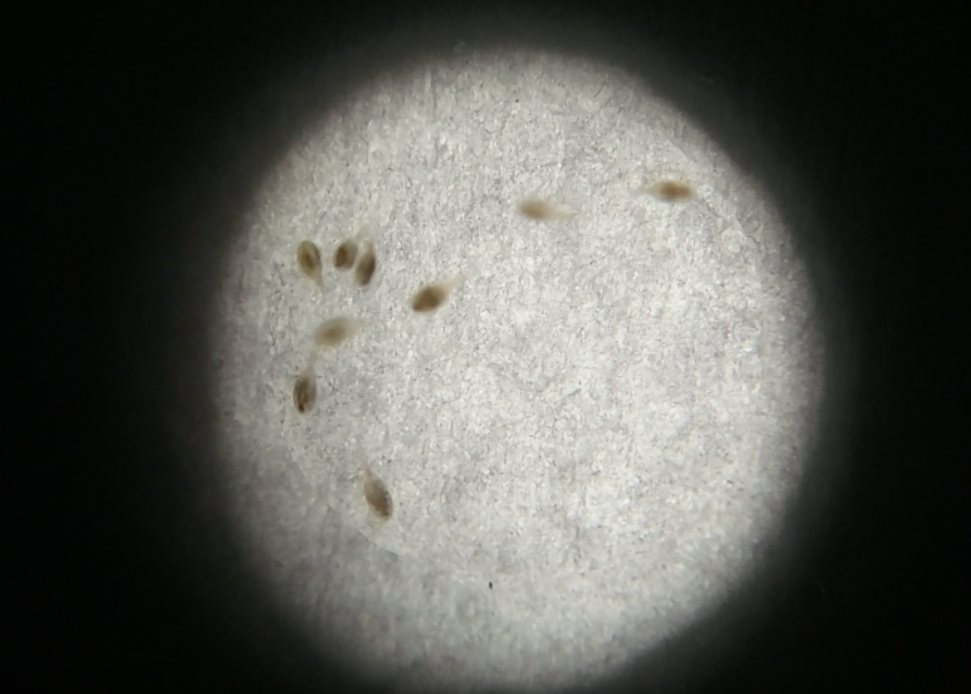
#> input picture img/copepods.png, 1942 x 1388 px, given in place of single_daphnia.MOV, which was not available (shown at 1/2 size)
$ python velocity.py
#> lines starting #> are read from the running program, lines starting #| are printed output that depends on the picture; after the words box and inside, x2 and y2 are one past the last pixel; in counts of white or black regions, pixels touching at a corner belong together; pictures that were not available may be replaced by others from this repository, and a replacement may not be noted
from collections import deque
import numpy as np
import argparse
import imutils
import cv2
from math import sqrt

### SET THE FOLLOWING TO MATCH REQUIRMENTS

useCamera = False # use a webcam or attached camera
saveVideo = True # save the edited video
drawTrail = True # draw a trail behind the object
resizeVideo = True # resize the video (if saveVideo = True, this must match the width in outputDims)
video = "img/single_daphnia.MOV" # title of input video (required if useCamera = False)
outputName = "output/vector_single_daphnia.avi" # name of output video (required if saveVideo = True)
outputDims = (640, 360) # resolution of output video (best to match that of input, required if saveVideo = True)
maxTrail = 6000 # maximum points to draw in the trail (required if drawTrail = True)
videoWidth = 640 # width for video resizing (required if resizeVideo = True)
savePos = False
#single_daphnia
hsvLow = (0, 46, 93) # the lower HSV colourspace bounds of the object
hsvHigh = (112, 255, 255) # the upper HSV colourspace bounds of the object
#hsvLow = (0, 34, 64) # the lower HSV colourspace bounds of the object
#hsvHigh = (57, 255, 141) # the upper HSV colourspace bounds of the object


###############################################

ap = argparse.ArgumentParser()
pts = deque(maxlen=maxTrail)

if savePos:
    f = open("positions.txt", "w")

if saveVideo:
    fourcc = cv2.VideoWriter_fourcc(*'MJPG')
    out = cv2.VideoWriter(outputName, fourcc, 20.0, outputDims)

if useCamera:
    camera = cv2.VideoCapture(0)
else:
    camera = cv2.VideoCapture(video)

t0 = -1
while True:
    (grabbed, frame) = camera.read()
#> frame is the input picture: shape (1388, 1942, 3); mean B, G, R 82, 86.9, 86.5

    if not useCamera and not grabbed:
        break

    h, w = frame.shape[:2]
#> h = 1388; w = 1942
    if resizeVideo:
        frame = cv2.resize(frame, (videoWidth, int(float(videoWidth)/w*h)))
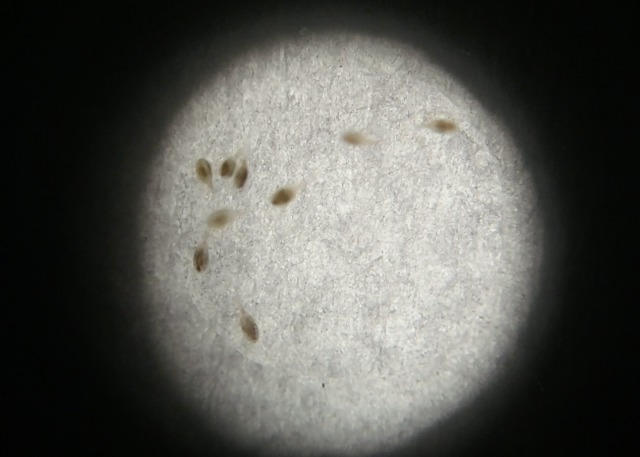
#> frame: shape (457, 640, 3); mean B, G, R 81.9, 86.8, 86.4

    blurred = cv2.GaussianBlur(frame, (11, 11), 0)
    hsv = cv2.cvtColor(frame, cv2.COLOR_BGR2HSV)
#> hsv: shape (457, 640, 3); mean H, S, V 41.9, 42.6, 87.5
    mask = cv2.inRange(hsv, hsvLow, hsvHigh)
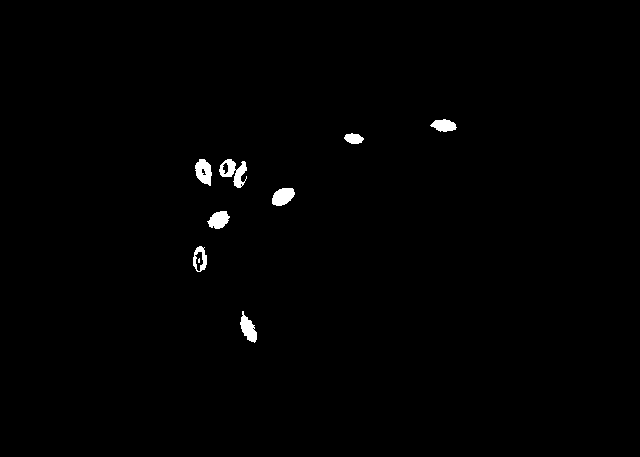
#> mask: shape (457, 640); 0.75% white; 9 white regions (1 under 20 px), largest, box (x1, y1, x2, y2) and area: (219, 159, 247, 188) 400, (195, 159, 212, 186) 313, (272, 188, 295, 206) 308
    mask = cv2.erode(mask, None, iterations=2)
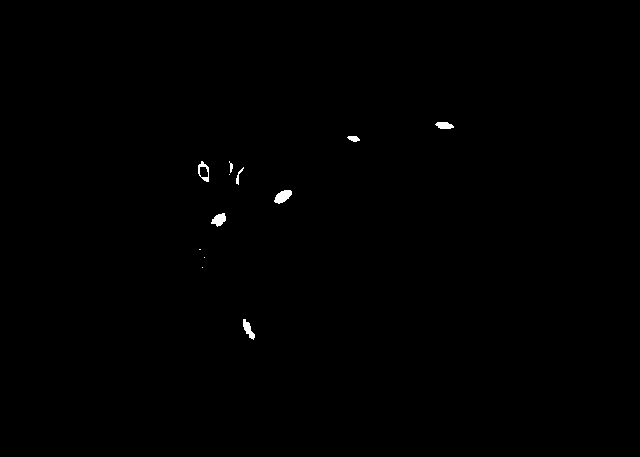
#> mask: shape (457, 640); 0.25% white; 12 white regions (4 under 20 px), largest, box (x1, y1, x2, y2) and area: (274, 190, 292, 204) 161, (211, 213, 226, 227) 131, (243, 319, 255, 340) 120
    mask = cv2.dilate(mask, None, iterations=2)
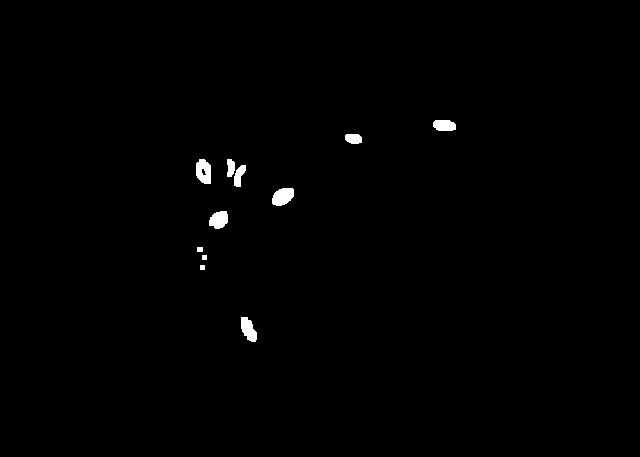
#> mask: shape (457, 640); 0.64% white; 11 white regions

    cnts = cv2.findContours(mask.copy(), cv2.RETR_EXTERNAL, cv2.CHAIN_APPROX_SIMPLE)[-2]
#> cnts = 11 contours, 2 with area under 20; largest, box (x1, y1, x2, y2) and area: (196, 159, 211, 184) 281, (272, 188, 294, 206) 275, (241, 317, 257, 342) 235, (209, 211, 228, 229) 234, (433, 120, 456, 131) 193
    center = None
    if len(cnts) > 0:
        c = max(cnts, key=cv2.contourArea)
#> c = contour of 18 points, box (x1, y1, x2, y2) (196, 159, 211, 184), area 281
        ((x, y), radius) = cv2.minEnclosingCircle(c)
#> x = 204.5; y = 171; radius = 13.2
        M = cv2.moments(c)
#> M = moments, m00 281, centre m10/m00, m01/m00 = (203.3, 171.1)
        center = (int(M["m10"] / M["m00"]), int(M["m01"] / M["m00"]))
#> center = (203, 171)
        #cv2.circle(frame, (int(x), int(y)), int(radius*0.75),(124, 252, 0), 2)
        cv2.circle(frame, center, 1, (0, 0, 255), -1)
#> frame: shape (457, 640, 3); under 0.01% of pixels changed, all inside (x1, y1, x2, y2) = (202, 170, 205, 173)

    if radius > 5:
        pts.appendleft(center)
        t = camera.get(0)/1000.0
        if savePos:
            f.write("{} {} {}\n".format(center[0], h - center[1], t))
        if len(pts) > 1:
            dx = pts[0][0] - pts[1][0]
            dy = pts[0][1] - pts[1][1]
            dt = t - t0
            s = sqrt(dx*dx + dy*dy)/dt
            sx = dx/dt
            sy = dy/dt
            l = int(s/3)
            lx = int(sx/3)
            ly = int(sy/3)
            if s > 60:
                cv2.line(frame, center, (center[0] + lx, center[1] + ly), (255, 0, 255), 2)
                cv2.line(frame, center, (center[0] + lx, center[1]), (0, 0, 255), 2)
                cv2.line(frame, center, (center[0], center[1] + ly), (255, 0, 0), 2)
        t0 = t

        if drawTrail:
            for i in xrange(1, len(pts)):
                if pts[i - 1] is None or pts[i] is None:
                    continue
                cv2.line(frame, pts[i - 1], pts[i], (0, 0, 255), 1)

    cv2.imshow("Vectors", frame)

    if saveVideo:
        out.write(frame)

    key = cv2.waitKey(1) & 0xFF
#> (key q is pressed here)

    if key == ord("q"):
        break

if savePos:
    f.close()

camera.release()
if saveVideo:
    out.release()
cv2.destroyAllWindows()
